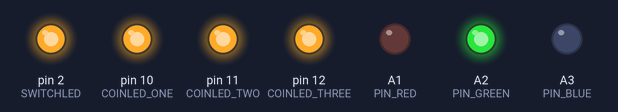
This sketch was run on a simulated Arduino Nano, built with avr-gcc and run on an emulated ATmega328P. Parts: output pins drawn as LEDs (lit = HIGH).

Above: at 0.2 s.
At 1.7 s:
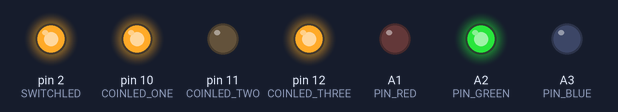
At 2.7 s:
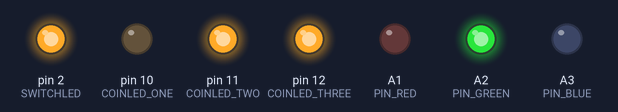
At 5.2 s:
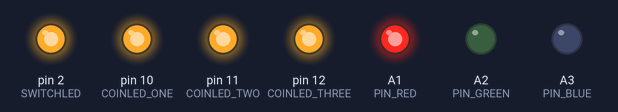
At 7.7 s:
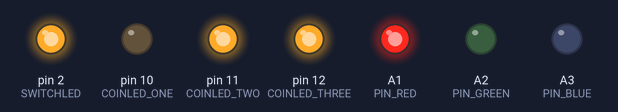
At 10.7 s:
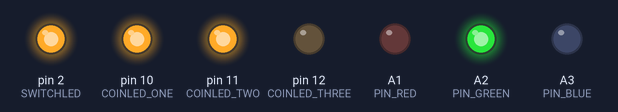
Timing chart, 0 to 11.5 s (numbered marks = the images above):
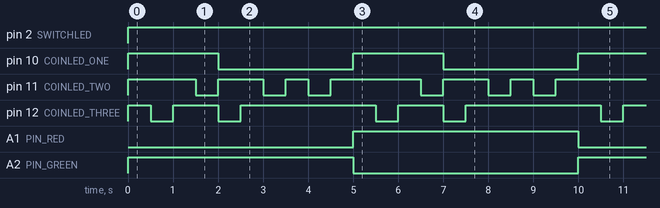

Measured:
- by itself, pin 2 (SWITCHLED): LOW → HIGH at 0.00 s
- by itself, pin 10 (COINLED_ONE): alternates HIGH for 2.0 s and LOW for 3.0 s
- by itself, pin 11 (COINLED_TWO): repeats every 5.0 s: LOW 0.50 s, HIGH 1.0 s, LOW 0.50 s, HIGH 0.50 s, LOW 0.50 s, HIGH 2.0 s
- by itself, pin 12 (COINLED_THREE): repeats every 5.0 s: LOW 0.50 s, HIGH 1.0 s, LOW 0.50 s, HIGH 3.0 s
- by itself, A1 (PIN_RED), A2 (PIN_GREEN): alternates HIGH for 5.0 s and LOW for 5.0 s

The sketch:

DarthVader_ChestPlate.ino
```cpp
//Darth Vader Chest Plate
// Initalize LEDs
int SWITCHLED = 2, BUTTONLED_TWO = A6, COINLED_ONE = 10, COINLED_TWO = 11, COINLED_THREE = 12;
int PIN_RED = A1, PIN_GREEN = A2, PIN_BLUE = A3;


void setup() {
  //setup pins inital state
  pinMode(SWITCHLED,OUTPUT);
  pinMode(BUTTONLED_TWO, OUTPUT);
  pinMode(COINLED_ONE, OUTPUT);
  pinMode(COINLED_TWO, OUTPUT);
  pinMode(COINLED_THREE, OUTPUT);
  pinMode(PIN_RED, OUTPUT);
  pinMode(PIN_GREEN, OUTPUT);
  pinMode(PIN_BLUE, OUTPUT);

  digitalWrite(SWITCHLED, LOW);
  digitalWrite(BUTTONLED_TWO, HIGH);
  digitalWrite(COINLED_ONE, HIGH);
  digitalWrite(COINLED_TWO, LOW);
  digitalWrite(COINLED_THREE, LOW);

  analogWrite(PIN_RED, 215);
  analogWrite(PIN_GREEN, 0);
  analogWrite(PIN_BLUE, 0);

  //Initalize button


}

void loop() {
  greenlight();
  digitalWrite(SWITCHLED, HIGH);
  digitalWrite(BUTTONLED_TWO, HIGH);

  standardlights();

  redlight();
  standardlights();

}
void standardlights(){
  //Start all on
  digitalWrite(COINLED_ONE, HIGH);
  digitalWrite(COINLED_TWO, HIGH);
  digitalWrite(COINLED_THREE, HIGH);
  delay(500);

  //Turn off top
  digitalWrite(COINLED_THREE, LOW);
  delay(500);

  //Turn all on
  digitalWrite(COINLED_THREE, HIGH);
  delay(500);

  //Turn off middle
  digitalWrite(COINLED_TWO, LOW);
  delay(500);

  //Reverse
  digitalWrite(COINLED_ONE, LOW);
  digitalWrite(COINLED_TWO, HIGH);
  digitalWrite(COINLED_THREE, LOW);
  delay(500);

  //Turn on top
  digitalWrite(COINLED_THREE, HIGH);
  delay(500);

  //Turn off middle
  digitalWrite(COINLED_TWO, LOW);
  delay(500);

  //Turn on middle
  digitalWrite(COINLED_TWO, HIGH);
  delay(500);

  //Reverse
  digitalWrite(COINLED_TWO, LOW);
  digitalWrite(COINLED_THREE, HIGH);
  delay(500);

  //Top off, middle on
  digitalWrite(COINLED_ONE, LOW);
  digitalWrite(COINLED_TWO, HIGH);
  delay(500);

}
void redlight(){
  analogWrite(PIN_RED, 215);
  analogWrite(PIN_GREEN, 0);
  analogWrite(PIN_BLUE, 0);

}

void greenlight(){
  analogWrite(PIN_RED, 0);
  analogWrite(PIN_GREEN, 209);
  analogWrite(PIN_BLUE, 10);

}
```
